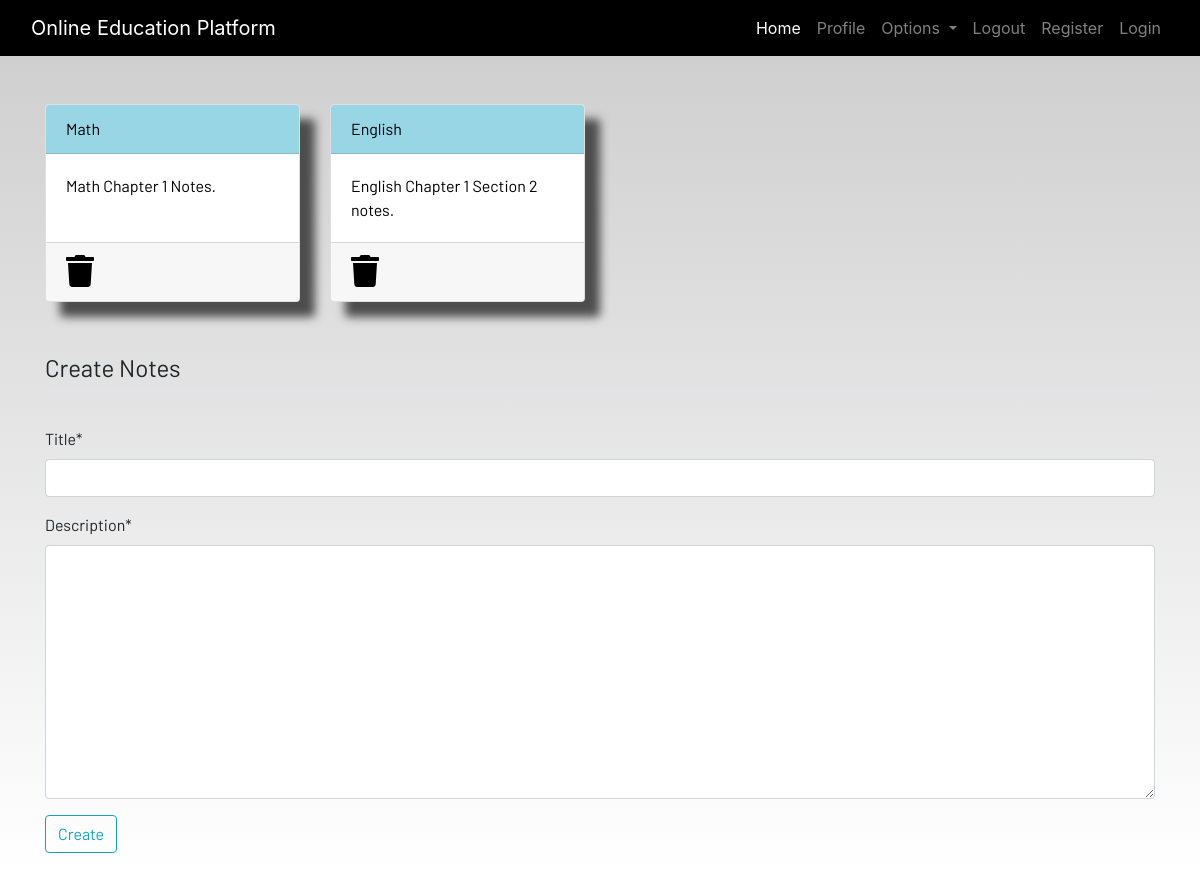
/notes/ (signed in), run on an earlier commit of the app's database.
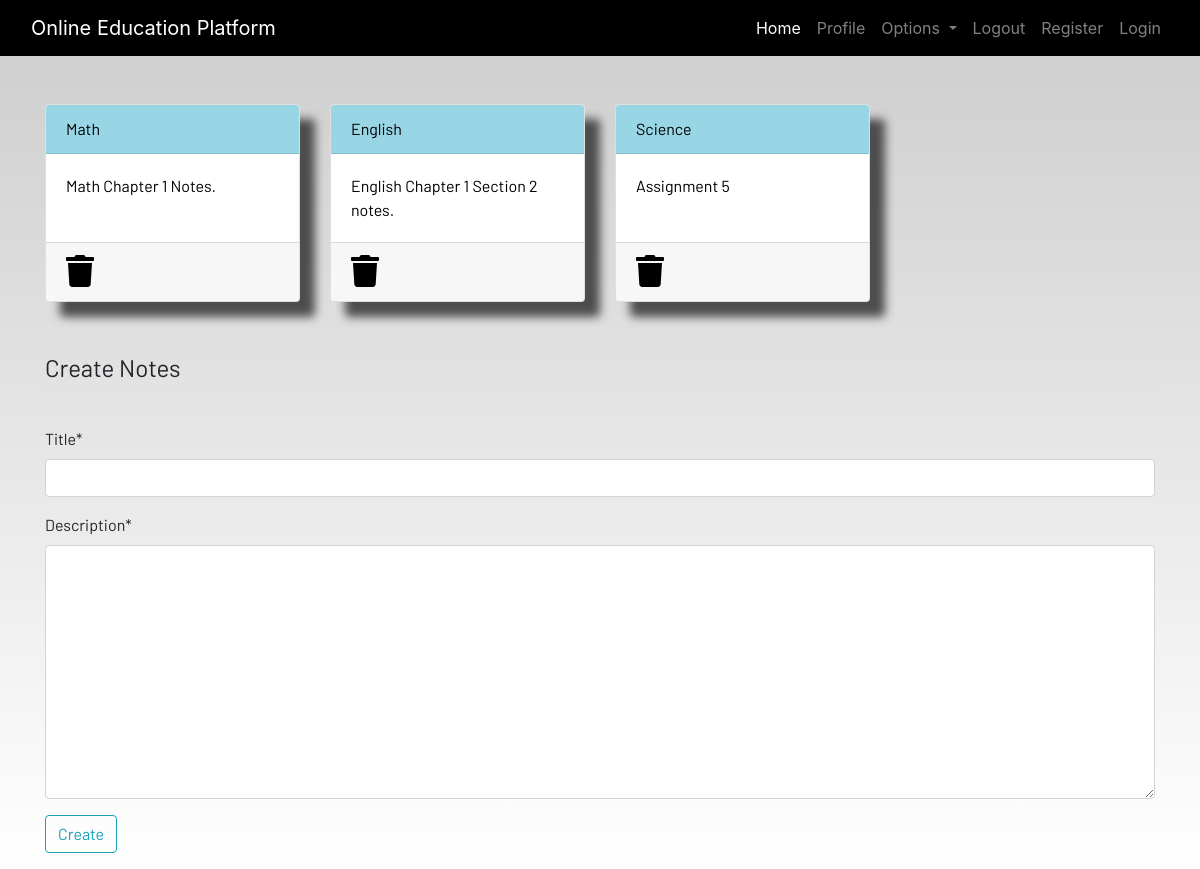
And on a later commit of the database.
### edu/models.py (models this page shows, shortened)
class Notes(models.Model):
    user = models.ForeignKey(User, on_delete=models.CASCADE)
    title = models.CharField(max_length=200)
    description = models.TextField()
    class Meta:
        verbose_name_plural = "notes"

### edu/views.py (the view)
# urls.py: path('notes/', views.notes, name='notes'),
def notes(request):
    if request.method == "POST":
        form = NotesForm(request.POST)
        if form.is_valid():
            notes = Notes(user=request.user, title=request.POST['title'],
                          description=request.POST['description'])
            notes.save()
        messages.success(request, f"Notes Added from {request.user.username} Sucessfully !!")
    else:
        form = NotesForm()
    notes = Notes.objects.filter(user = request.user)
    context = {'notes': notes, 'form': form}
    return render(request, 'edu/notes.html', context)

### edu/forms.py
class NotesForm(forms.ModelForm):
    class Meta:
        model = Notes
        fields = ['title', 'description']

### edu/templates/edu/notes.html (shortened to what this page needs)
{% extends 'edu/base.html' %}
{% load static %}
{% load crispy_forms_tags %}
{% block content %}
<div class="container">
    <div class="row">
        {% for note in notes %}
        <div class="col-md-3">
            <a href="{% url 'notes_detail' note.id %}">
                <div class="card">
                    <div class="card-header">{{note.title}}</div>
                    <div class="card-body">{{note.description|slice:"0:100"}}</div>
                    <div class="card-footer mt-auto "><a href="{% url 'delete_note' note.id %}">
                        <i class="fa fa-trash fa-2x"></i></a>
                    </div>
                </div>
            </a>
        </div>
        {% endfor %}
        <br><br>
    </div>
</div>
<br><br>
<div class="container">
    <form method="POST">
        <fieldset class="form-group">
            <legend class="border-bottom mb-4">Create Notes</legend>
        </fieldset>
        {{form|crispy}}
        <div class="form-group">
            <button href="" class="btn btn-outline-info" type="submit">
                Create
            </button>
        </div>
    </form>
</div>
{% endblock content %}

### edu/templates/edu/base.html (shortened to what this page needs)
<!DOCTYPE html>
{% load static %}
<html lang="en">
<head>
  <link rel="stylesheet" href="https://stackpath.bootstrapcdn.com/bootstrap/4.3.1/css/bootstrap.min.css"
 />
  <link rel="stylesheet" href="https://use.fontawesome.com/releases/v5.7.2/css/all.css"
 />
  <link rel="stylesheet" href="{% static 'css/main.css' %}" />
</head>
<body>
  <header>
    <nav class="navbar navbar-expand-lg navbar-dark bg-dark">
      <div class="container-fluid">
        <a class="navbar-brand" href="{% url 'home' %}">Online Education Platform</a>
        <div class="collapse navbar-collapse justify-content-end" id="navbarSupportedContent">
          <ul class="navbar-nav mb-2 mb-lg-0">
            <li class="nav-item">
              <a class="nav-link active" aria-current="page" href="{% url 'home' %}">Home</a>
            </li>
            <li class="nav-item">
              <a class="nav-link" href="#">Profile</a>
            </li>
            <li class="nav-item dropdown">
              <a class="nav-link dropdown-toggle" href="#" id="navbarDropdown" role="button" data-toggle="dropdown"
                aria-haspopup="true" aria-expanded="false">
                Options
              </a>
            </li>
            <li class="nav-item">
              <a class="nav-link" href="#">Logout</a>
            </li>
            <li class="nav-item">
              <a class="nav-link" href="#">Register</a>
            </li>
            <li class="nav-item">
              <a class="nav-link" href="#">Login</a>
            </li>
          </ul>
        </div>
      </div>
    </nav>
  </header>
  <br /><br />
  <main>
    {% block content %}
    {% endblock content %}
  </main>
</body>
</html>

### edu/static/css/main.css (style rules this page uses)
html { scroll-behavior: smooth; height: 100%; width: 100%; }
main { font-family: Barlow, Quicksand, Rubik, sans-serif, serif, 'Times New Roman', Times, serif !important; }
.navbar { background-color: rgb(0, 0, 0) !important; }
.card { box-shadow: 15px 15px 10px rgb(78, 77, 77); }
a { text-decoration: none !important; color: black; }
.card-header { color: black !important; background: rgb(152, 214, 230) !important; transition: 0.3s ease-in; }
html, body { max-width: 100%; overflow-x: hidden; height: 100%; width: 100%; }
body { background: linear-gradient(rgba(0, 0, 0, 0.2), rgba(255, 255, 255, 0.5)); overflow-x: hidden; background-repeat: no-repeat; }
.card-header { background-color: rgb(133, 204, 231); }
.col-md-3 .card { width: 100%; height: 100%; }
.fa { color: black; }

What changed in the data, as far as the page shows it:
added Notes: title "Science", description "Assignment 5"
